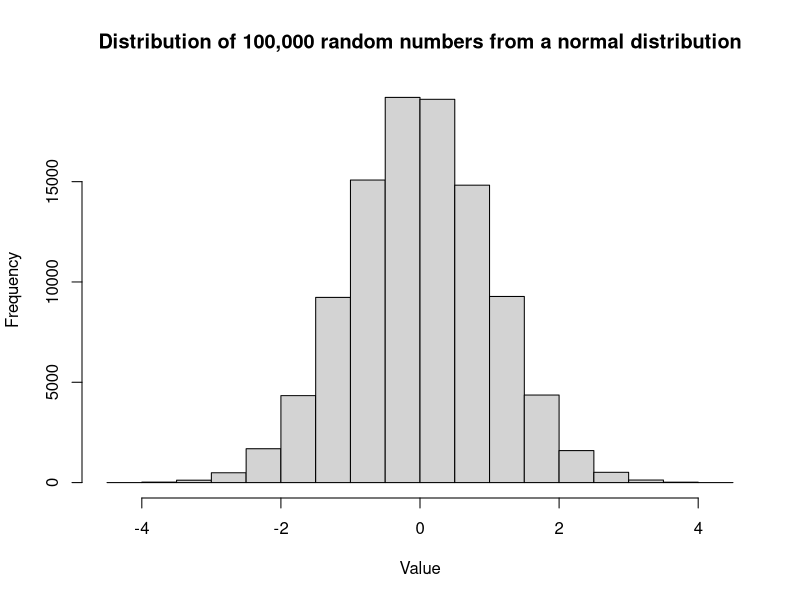
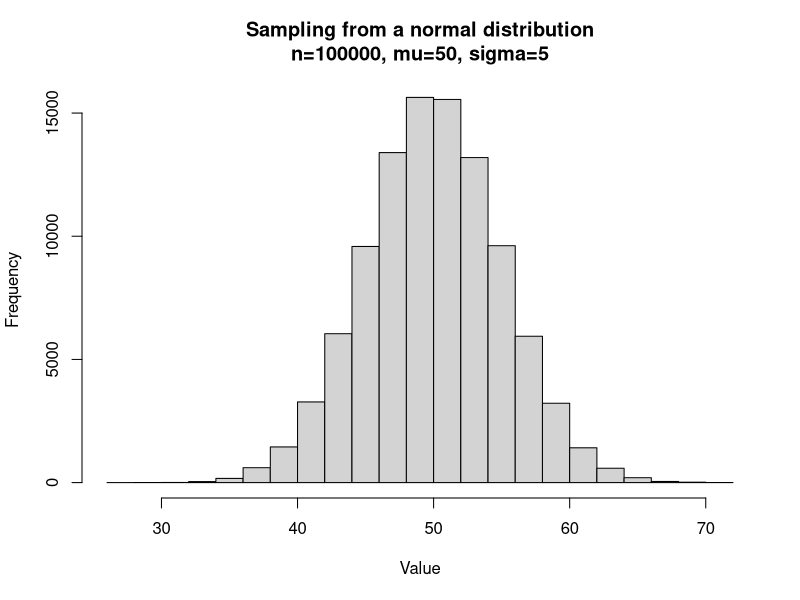
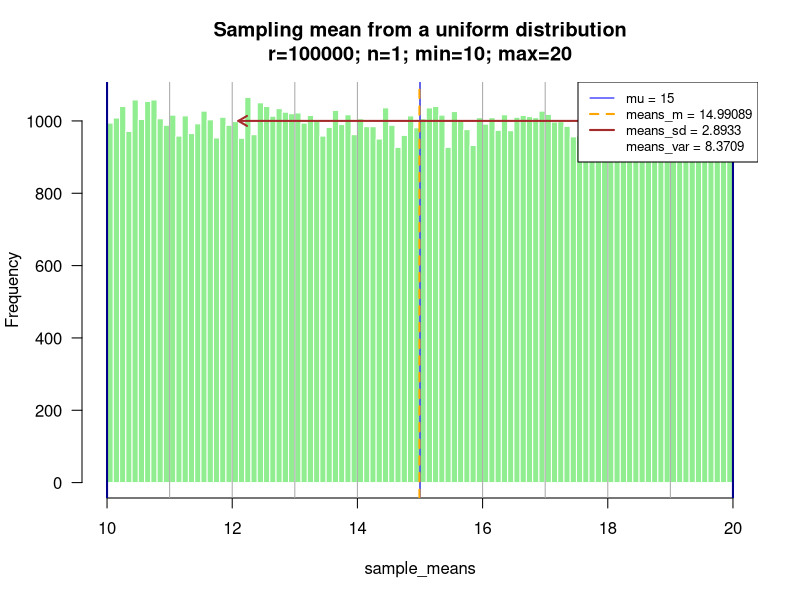
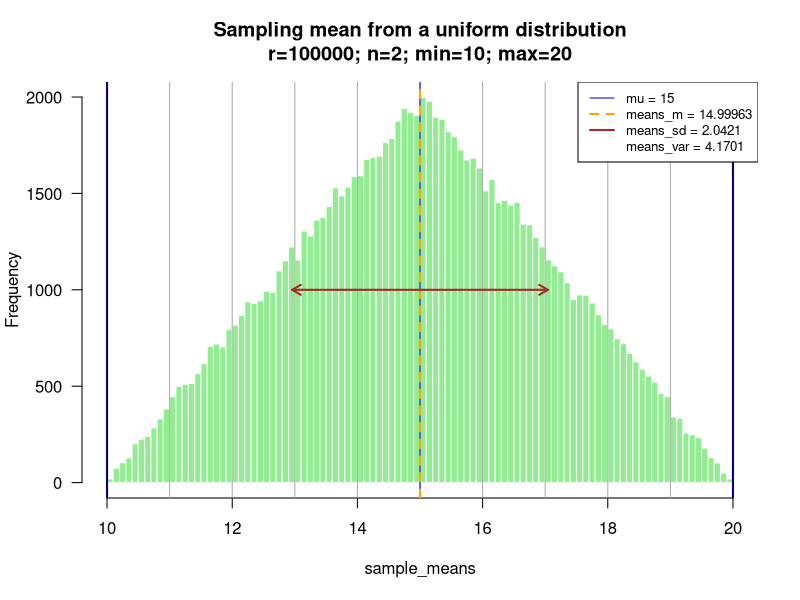
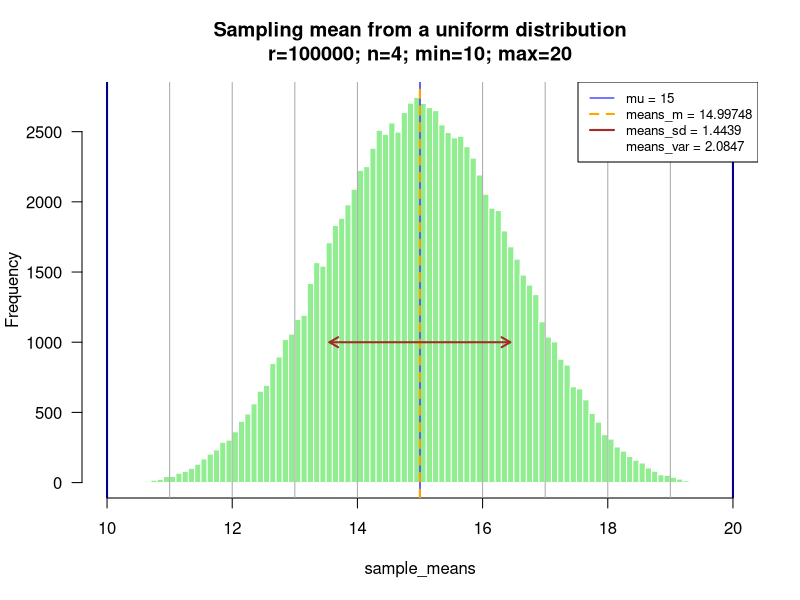
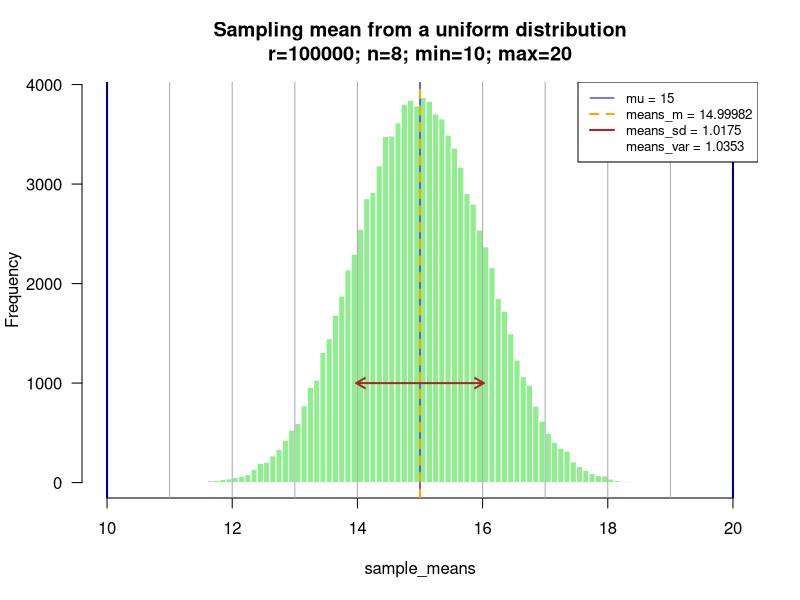
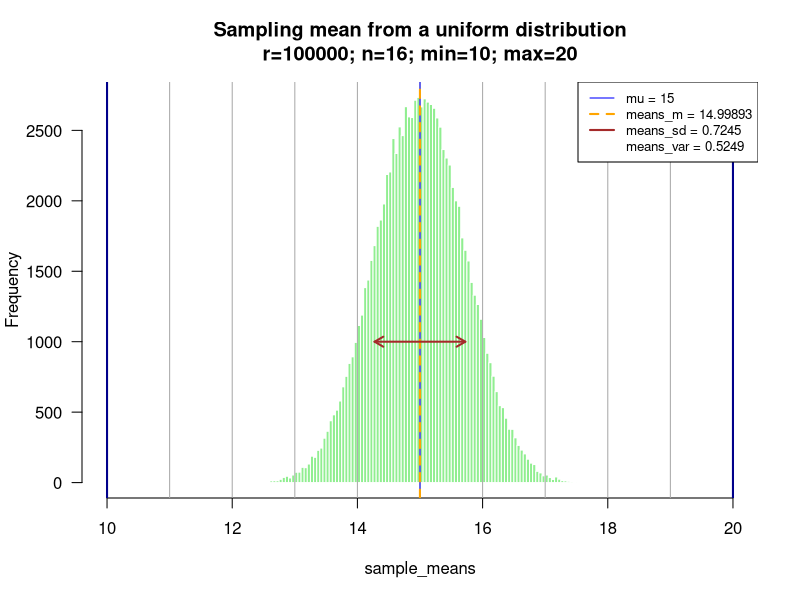
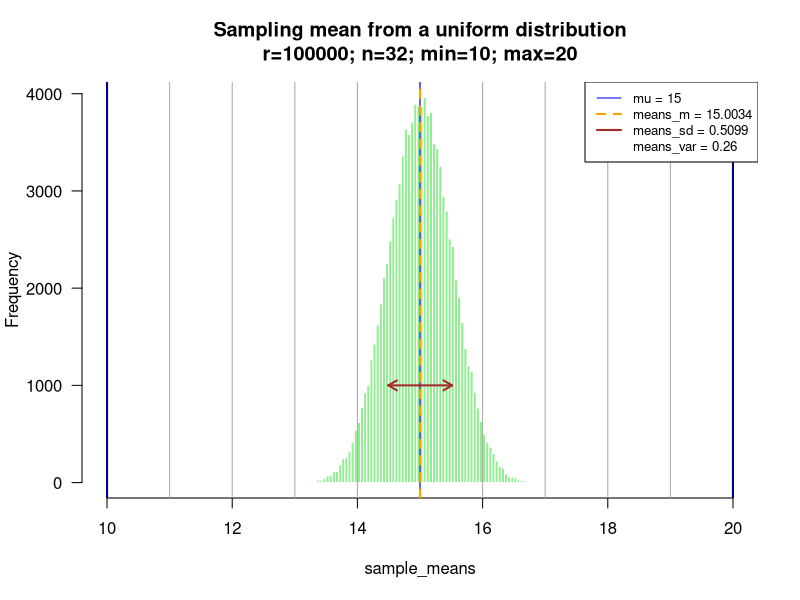

The R source for these figures, in order:
## ---- chunk 1
library(knitr)

options(width = 300)
# options(encoding = 'UTF-8')
knitr::opts_chunk$set(
  fig.width = 7, fig.height = 5, 
  fig.path = 'figures/sampling_',
  fig.align = "center", 
  size = "tiny", 
  echo = TRUE, 
  eval = TRUE, 
  warning = FALSE, 
  message = FALSE, 
  results = TRUE, 
  comment = "")

options(scipen = 12) ## Max number of digits for non-scientific notation
# knitr::asis_output("\\footnotesize")

## ---- chunk 2
# Generate 100,000 numbers from a normal distribution with mean=0 and standard deviation=1
x <- rnorm(n = 100000, mean = 0, sd = 1)

# Plot a histogram of the generated numbers
hist(x, 
     main="Distribution of 100,000 random numbers from a normal distribution",
     xlab="Value")
## ---- chunk 3
# Parameters
n <- 100000 # Sample size
mu <- 50     # Mean of the normal distribution
sigma <- 5      # Standard deviation of the normal distribution

# Sample n numbers in a normal population of mean mu and standard deviation sigma
x <- rnorm(n = n, mean = mu, sd = sigma)

# Plot a histogram of the generated numbers
hist(x,
     main=paste0("Sampling from a normal distribution",
                 "\n", # newline character
                 "n=", format(n, scientific = FALSE),
                 ", mu=", mu,
                 ", sigma=", sigma),
     xlab="Value")

## ---- chunk 4
# Parameters
n <- 100000 # Sample size
mu <- 50     # Mean of the normal distribution
sigma <- 5      # Standard deviation of the normal distribution

# Sample n numbers in a normal population of mean mu and standard deviation sigma
x <- rnorm(n = n, mean = mu, sd = sigma)

# Plot a histogram of the generated numbers


### A VOUS DE JOUER


## ---- chunk 5

# Plot a histogram of the generated numbers
n <- 100000
my_min <- 10
my_max <- 20


## Draw random 0numbers
x <- runif(n = n, min = my_min, max = my_max)

## Plot the histogram

### A VOUS DE JOUER ###

## ---- chunk 6

# Plot a histogram of the generated numbers
n <- 100000
my_df <- 5

## Draw random numbers in a chi2 distribution

### A VOUS DE JOUER ###

## Draw rthe histogram

### A VOUS DE JOUER ###


## ---- chunk 7

# Plot a histogram of the generated numbers
n <- 100000
my_lambda <- 5

## Generate te data by drawing random numbers

### A VOUS DE JOUER ###


## Draw the histogram

### A VOUS DE JOUER ###

## ---- chunk 8

# Plot a histogram of the generated numbers
r <- 100000     # repetitions
n <- 5          # sample size for each repetition
my_min <- 10    # min of the uniform distribution
my_max <- 20    # max of the uniform distribution

## Draw random numbers 

### A VOUS DE JOUER ###

## Inject the numbers in a matrix with r rows and n columns

### A VOUS DE JOUER ###

## Compute sample means

### A VOUS DE JOUER ###

## Compute the mean and standard deviation of the sample means

### A VOUS DE JOUER ###

## Draw a histogram

### A VOUS DE JOUER ###


## ---- chunk 9

# Plot a histogram of the generated numbers
r <- 100000 # repetitions
n_values <- c(1, 2, 4, 8, 16, 32, 64)
my_min <- 10
my_max <- 20
mu <- (my_max + my_min)/2 # Theoretical mean of the uniform distribution, at mid-distance between the max and the min

## Initiate vectors to collect the sampling means parameters
means_m_values <- vector()     ## mean of the r sample means
means_sd_values <- vector()    ## standard deviation of the r sample means
means_var_values <- vector()   ## variance deviation of the r sample means

## Iterate the experiments
for (n in n_values) {
  message("Repetitions: r=", r, "; Sample size: n=", n)
  
  ## Draw random numbers 
  x <- runif(n = n * r, min = my_min, max = my_max)
  
  ## Inject the numbers in a matrix with r rows and n columns
  x_matrix <- matrix(data = x, nrow = r, ncol = n)
  
  ## Compute sample means
  sample_means <- apply(X = x_matrix, MARGIN = 1, FUN = mean)
  
  ## Compute some statistics about the sample means
  means_m <- mean(sample_means) # compute the mean of the sample means

  ## We compute it manually because R var() divides by n-1, which estimates the population variance but is not appropriate for the sample variance we need here
  means_var <- sum((sample_means - means_m)^2)/r # compute the variance of the sample means. 
  # means_var <- (r-1)/r * var(sample_means) # compute the variance of the sample means. We correct the corrective factor r-1, which serves to infer the population mean
  means_sd <- sqrt(means_var) # compute the standard deviation of the sample means
  
  ## Append the current parameters to the vectors  
  means_m_values <- c(means_m_values, means_m)
  means_sd_values <- c(means_sd_values, means_sd)
  means_var_values <- c(means_var_values, means_var)
  
  ## Draw a histogram
  hist(sample_means, 
       breaks = 100,
       col="lightgreen",
       border = "white",
       las = 1,
       xlim=c(my_min, my_max), # define the limits of X axis to ensure consistency
       main=paste0("Sampling mean from a uniform distribution",
                   "\n", # newline character
                   "r=", format(r, scientific = FALSE),
                   "; n=", format(n, scientific = FALSE),
                   "; min=", my_min,
                   "; max=", my_max))
  
  abline(v=seq(from = my_min, 
               to = my_max, 
               length.out=11), 
         col = "darkgrey") ## manually add a vertical grid 
  abline(v=c(my_min, my_max), lwd=2, col="darkblue") # Mark the limits
  abline(v=mu, lwd=1, col="blue") # Mark the mean
  abline(v=means_m, lwd=2, col="orange", lty = "dashed") # Mark the mean
  
  arrow_height <- r/100 # a bit tricky but suitable
  arrows(x0 = means_m - means_sd, x1 = means_m + means_sd, 
         y0 = arrow_height,  y1 = arrow_height, 
         code = 3, length = 0.1, lwd=2, 
         col="brown") ## Mark an interval of ± 1 standard deviation around the sample mean
  
  
  legend(
    "topright",
    legend = c(
      paste0("mu = ", mu), 
      paste0("means_m = ", round(means_m, digits = 5)), 
      paste0("means_sd = ", round(means_sd, digits = 4)),
      paste0("means_var = ", round(means_var, digits = 4))
      ),
    col = c("blue", "orange", "brown", NULL),
    lty = c("solid", "dashed", "solid", NULL),
    lwd=c(1,2,2, 0),
    cex=0.8
  )
}

## Print a table with the results
kable(
  data.frame(n = n_values,
             m = means_m_values,
             var = means_var_values,
             sd = means_sd_values),
  digits = c(0, 5, 3, 3), 
  caption = "Impact of sample size (n) on the mean, variance and standard deviation of the sampling means. ")

## ---- chunk 10
## Plot the variance of sampling means as a function of sample size

### A VOUS DE JOUER ###


## ---- chunk 11
## Plot the variance of sampling means as a function of sample size

### A VOUS DE JOUER ###


## ---- chunk 12
## Plot the standard deviation of sampling means as a function of sample size

### A VOUS DE JOUER ###


## ---- chunk 13
## Plot the mean of sampling means as a function of sample size

### A VOUS DE JOUER ###


